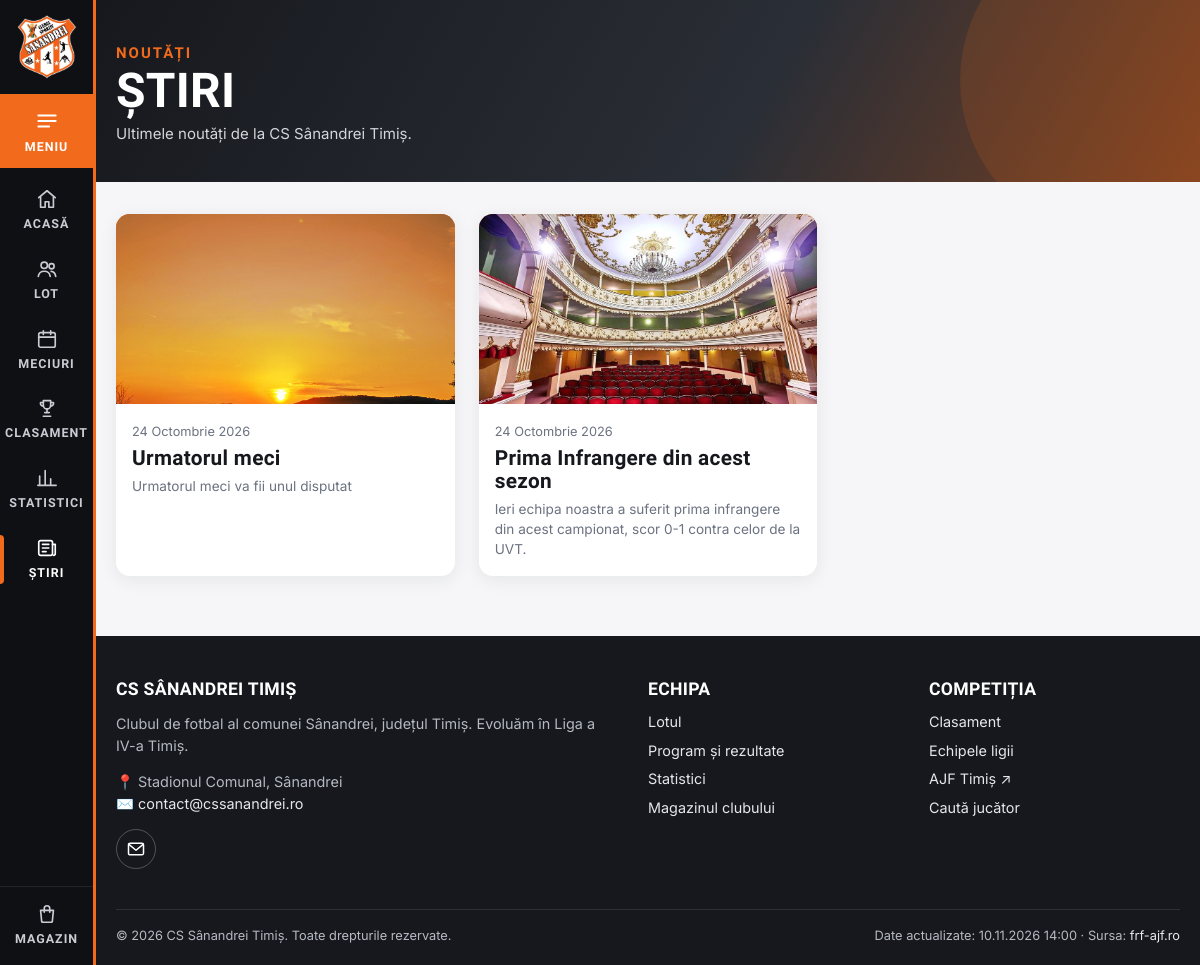
Page /stiri/ on the earlier database version.
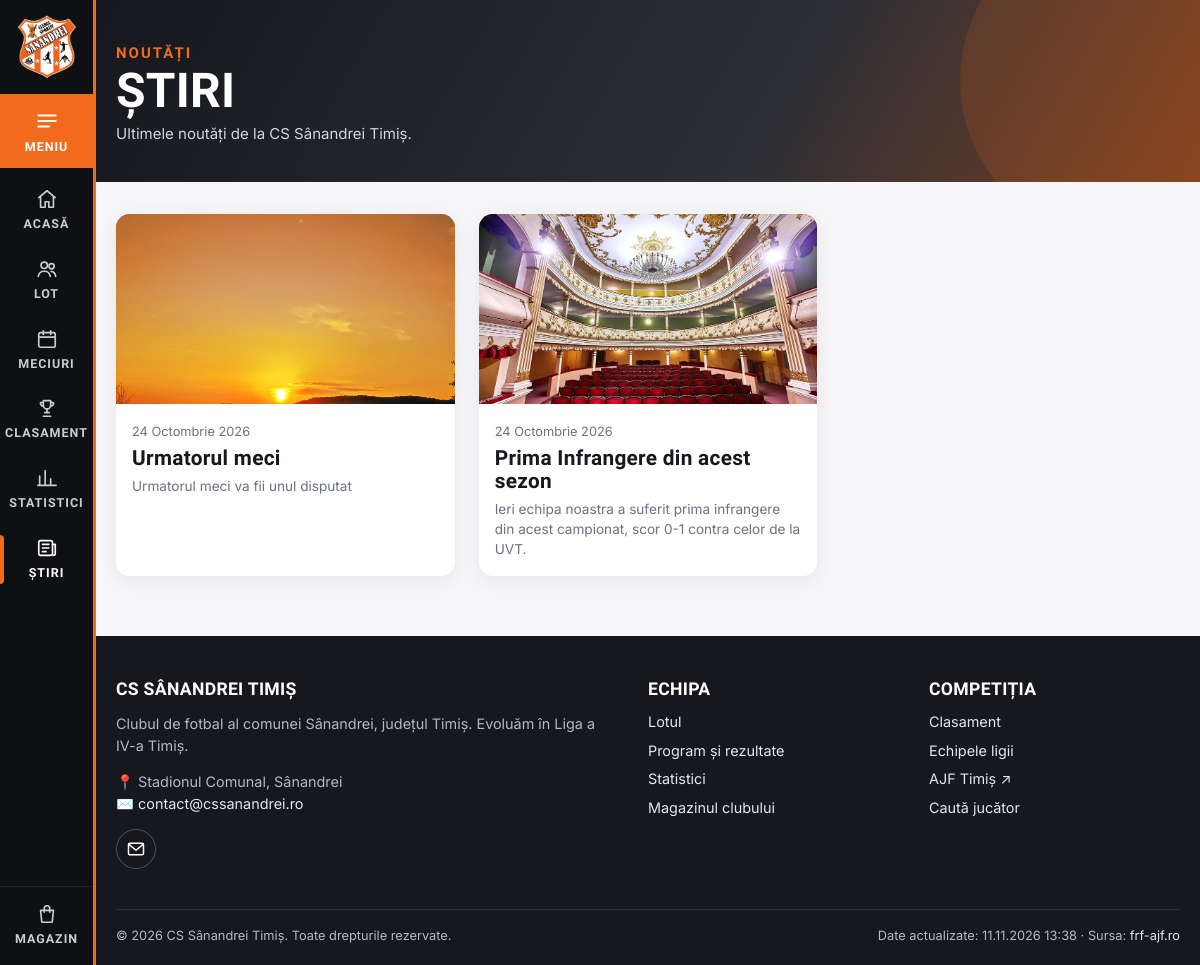
Same page on the later database version.
### core/models.py (models this page shows, shortened)
class News(models.Model):
    title = models.CharField(max_length=200)
    slug = models.SlugField(unique=True)
    summary = models.CharField(max_length=300, blank=True)
    body = models.TextField()
    image = models.ImageField(upload_to="news/", blank=True)
    published_at = models.DateTimeField(default=timezone.now)
    is_published = models.BooleanField(default=True)
    class Meta:
        ordering = ["-published_at"]
        verbose_name_plural = "news"
    def get_absolute_url(self):
        return reverse("news_detail", args=[self.slug])

### teams/models.py (models this page shows, shortened)
class SyncRun(models.Model):
    started_at = models.DateTimeField(auto_now_add=True)
    finished_at = models.DateTimeField(null=True, blank=True)
    ok = models.BooleanField(default=False)
    summary = models.TextField(blank=True)
    class Meta:
        ordering = ["-started_at"]

### core/views.py (the view)
# urls.py: path("stiri/", news_list, name="news_list"),
def news_list(request):
    return render(request, "core/news_list.html", {"news": News.objects.filter(is_published=True)})

### core/content.py (called while the page is built)
def content_dir():
    return Path(settings.CONTENT_DIR)

def read_yaml(path, default=None):
    path = Path(path)
    if not path.exists():
        return default
    data = yaml.safe_load(path.read_text(encoding="utf-8"))
    return default if data is None else data

def site_settings():
    data = read_yaml(content_dir() / "setari.yml", {}) or {}
    return {
        "CLUB_EMAIL": data.get("email") or settings.CLUB_EMAIL,
        "CLUB_PHONE": str(data.get("telefon") or settings.CLUB_PHONE or ""),
        "CLUB_VENUE": data.get("stadion") or settings.CLUB_VENUE,
        "CLUB_FACEBOOK": data.get("facebook") or "",
        "CLUB_INSTAGRAM": data.get("instagram") or "",
        "CLUB_YOUTUBE": data.get("youtube") or "",
        "CLUB_TIKTOK": data.get("tiktok") or "",
        "CLUB_ABOUT": data.get("despre") or "",
        "CLUB_MOTTO": data.get("moto") or DEFAULT_MOTTO,
        "CLUB_MOTTO_TEXT": data.get("moto_text") or DEFAULT_MOTTO_TEXT,
    }

### core/templates/core/news_list.html (shortened to what this page needs)
{% extends "base.html" %}
{% block hero %}<section class="page-hero"><div class="container"><div class="eyebrow">Noutăți</div><h1>Știri</h1><p>Ultimele noutăți de la {{ CLUB_NAME }}.</p></div></section>{% endblock %}
{% block content %}
<div class="grid grid-3">
  {% for item in news %}{% include "core/_news_card.html" %}{% empty %}
  <div class="card empty" style="grid-column:1/-1"><b>Nicio știre publicată încă.</b>Revino curând pentru noutăți.</div>
  {% endfor %}
</div>
{% endblock %}

### templates/base.html (shortened to what this page needs)
{% load static ui %}<!DOCTYPE html>
<html lang="ro">
<head>
  <link rel="stylesheet" href="{% static 'css/style.css' %}">
</head>
<body class="{% block body_class %}{% endblock %}">
  {% with url=request.resolver_match.url_name %}
  <aside class="side-nav" aria-label="Meniu principal">
    <a class="side-logo" href="{% url 'home' %}" title="{{ CLUB_NAME }}"><img src="{% static 'img/logo.jpg' %}" alt="Sigla {{ CLUB_NAME }}"></a>
    <button class="side-menu-btn" type="button" data-menu-open aria-controls="menu-panel" aria-expanded="false">{% icon "menu" 26 %}<span>Meniu</span></button>
    <nav class="side-links">
      <a href="{% url 'home' %}" class="{% if url == 'home' %}active{% endif %}">{% icon "home" %}<span>Acasă</span></a>
      <a href="{% url 'squad_list' %}" class="{% if url == 'squad_list' or url == 'player_detail' %}active{% endif %}">{% icon "users" %}<span>Lot</span></a>
      <a href="{% url 'fixtures' %}" class="{% if url == 'fixtures' or url == 'fixtures_round' or url == 'match_detail' %}active{% endif %}">{% icon "calendar" %}<span>Meciuri</span></a>
      <a href="{% url 'standings' %}" class="{% if url == 'standings' or url == 'standings_view' %}active{% endif %}">{% icon "table" %}<span>Clasament</span></a>
      <a href="{% url 'stats' %}" class="{% if url == 'stats' %}active{% endif %}">{% icon "chart" %}<span>Statistici</span></a>
      <a href="{% url 'news_list' %}" class="{% if url == 'news_list' or url == 'news_detail' %}active{% endif %}">{% icon "news" %}<span>Știri</span></a>
    </nav>
    <a class="side-shop" href="{% url 'shop:product_list' %}" title="Magazin">{% icon "bag" %}<span>Magazin</span></a>
  </aside>
  {% endwith %}
  <main id="main" class="site-main">
    {% block hero %}{% endblock %}
    <div class="container">
      {% block content %}{% endblock %}
    </div>
  </main>
  <footer class="site-footer site-main">
    <div class="container">
      <div class="footer-grid">
        <div>
          <h4>{{ CLUB_NAME }}</h4>
          <p>{{ CLUB_ABOUT|default:"Clubul de fotbal al comunei Sânandrei, județul Timiș." }} Evoluăm în {{ COMPETITION_NAME }}.</p>
          <p>📍 {{ CLUB_VENUE }}<br>✉️ <a href="mailto:{{ CLUB_EMAIL }}">{{ CLUB_EMAIL }}</a>{% if CLUB_PHONE %}<br>📞 <a href="tel:{{ CLUB_PHONE|cut:' ' }}">{{ CLUB_PHONE }}</a>{% endif %}</p>
          {% include "_social.html" with cls="social-row" %}
        </div>
        <div>
          <h4>Echipa</h4>
          <ul>
            <li><a href="{% url 'squad_list' %}">Lotul</a></li>
            <li><a href="{% url 'fixtures' %}">Program și rezultate</a></li>
            <li><a href="{% url 'stats' %}">Statistici</a></li>
            <li><a href="{% url 'shop:product_list' %}">Magazinul clubului</a></li>
          </ul>
        </div>
        <div>
          <h4>Competiția</h4>
          <ul>
            <li><a href="{% url 'standings' %}">Clasament</a></li>
            <li><a href="{% url 'team_list' %}">Echipele ligii</a></li>
            <li><a href="{{ FRF_COMPETITION_URL }}" target="_blank" rel="noopener">AJF Timiș ↗</a></li>
            <li><a href="{% url 'search' %}">Caută jucător</a></li>
          </ul>
        </div>
      </div>
      <div class="footer-bottom">
        <span>© {% now "Y" %} {{ CLUB_NAME }}. Toate drepturile rezervate.</span>
        <span>{% if last_sync %}Date actualizate: {{ last_sync|date:"d.m.Y H:i" }} · {% endif %}Sursa: <a href="{{ FRF_COMPETITION_URL }}" target="_blank" rel="noopener">frf-ajf.ro</a></span>
      </div>
    </div>
  </footer>
</body>
</html>

### core/templates/core/_news_card.html
<a class="news-card" href="{{ item.get_absolute_url }}">
  <div class="news-img">{% if item.image %}<img src="{{ item.image.url }}" alt="" loading="lazy">{% endif %}</div>
  <div class="news-body">
    <time>{{ item.published_at|date:"j F Y" }}</time>
    <h3 style="margin:4px 0 6px">{{ item.title }}</h3>
    {% if item.summary %}<p class="small muted" style="margin:0">{{ item.summary }}</p>{% endif %}
  </div>
</a>

Differences in the rows shown:
no longer on this page (row unchanged): SyncRun: finished_at "10.11.2026 14:00"
added SyncRun: finished_at "11.11.2026 13:38"
